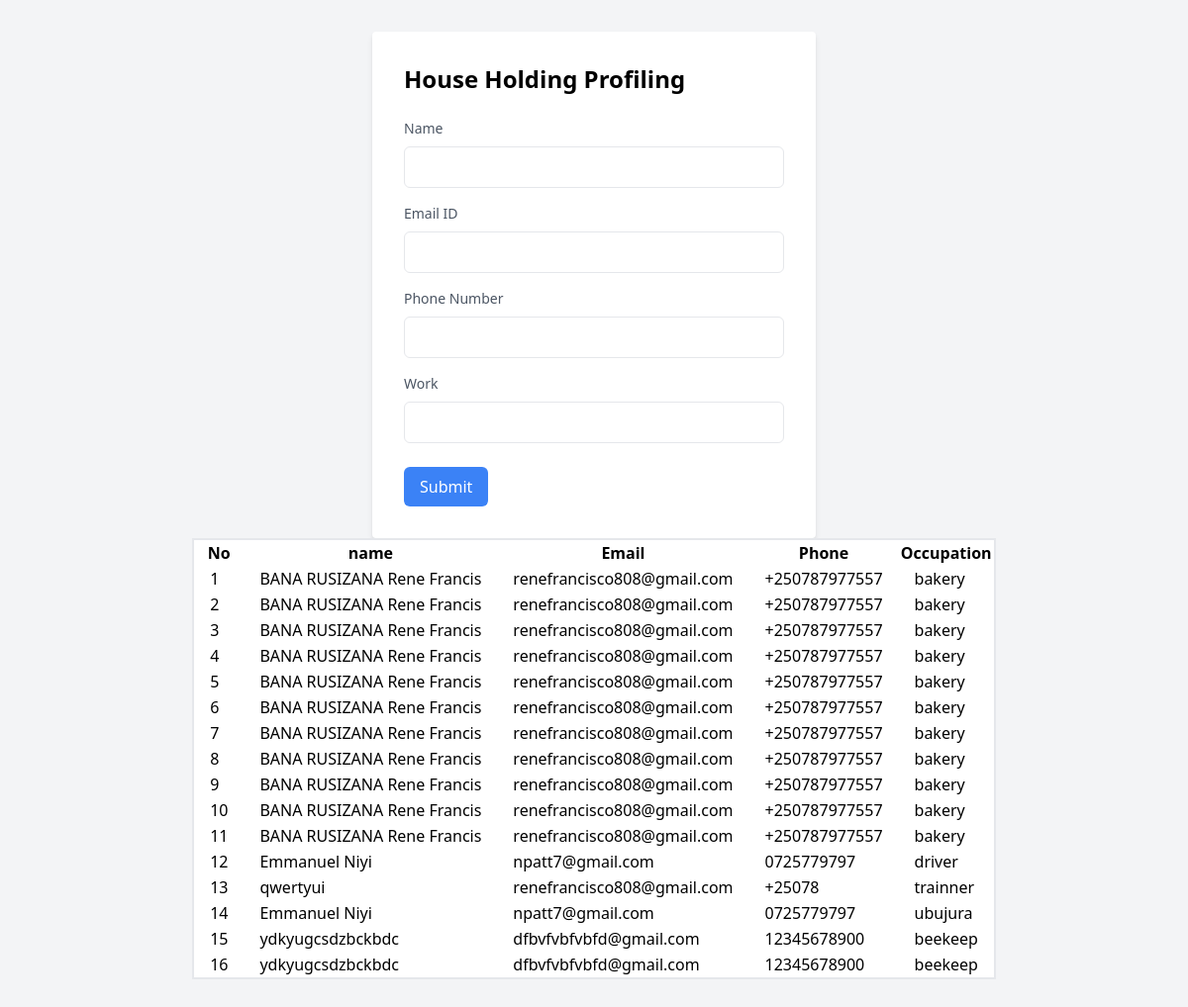
The page / on the database its author committed.
### beast/models.py (models this page shows, shortened)
class Info(models.Model):
    name = models.CharField(max_length=255)
    email = models.EmailField()
    phone = models.CharField(max_length=20)
    work = models.CharField(max_length=255)

### beast/views.py (the view, shortened to what this page needs)
# urls.py: path('', views.index, name='profiling'),
def index(request):
    record =Info.objects.all()
    context = {
        "records": record
    }
    return render(request, "profiling.html", context)

### templates/profiling.html (shortened to what this page needs)
{% load static %}
<!DOCTYPE html>
<html lang="en">
<head>
    <link href="https://cdn.jsdelivr.net/npm/tailwindcss@2.2.19/dist/tailwind.min.css" rel="stylesheet">
</head>
<body class="bg-gray-100 p-8">
    <div class="max-w-md mx-auto bg-white p-8 rounded shadow-md">
        <h2 class="text-2xl font-semibold mb-6"> House Holding Profiling</h2>
        <form action="#" method="post">
            <div class="mb-4">
                <label for="name" class="block text-gray-600 text-sm font-medium mb-2">Name</label>
                <input type="text" id="name" name="name"
                    class="w-full px-4 py-2 border rounded-md focus:outline-none focus:border-blue-500" required>
            </div>
            <div class="mb-4">
                <label for="email" class="block text-gray-600 text-sm font-medium mb-2">Email ID</label>
                <input type="email" id="email" name="email"
                    class="w-full px-4 py-2 border rounded-md focus:outline-none focus:border-blue-500" required>
            </div>
            <div class="mb-4">
                <label for="phone" class="block text-gray-600 text-sm font-medium mb-2">Phone Number</label>
                <input type="tel" id="phone" name="phone"
                    class="w-full px-4 py-2 border rounded-md focus:outline-none focus:border-blue-500" required>
            </div>
            <div class="mb-6">
                <label for="work" class="block text-gray-600 text-sm font-medium mb-2">Work</label>
                <input type="text" id="work" name="work"
                    class="w-full px-4 py-2 border rounded-md focus:outline-none focus:border-blue-500" required>
            </div>
            <div class="flex items-center">
                <button type="submit"
                    class="bg-blue-500 text-white px-4 py-2 rounded-md hover:bg-blue-600 focus:outline-none focus:shadow-outline-blue active:bg-blue-800">Submit</button>
            </div>
        </form>
    </div>
    <div>
        <table class="border-2 border-sky-500 bg-white max-w-l mx-auto">
            <tr>
                <th>No</th>
                <th>name</th>
                <th>Email</th>
                <th>Phone</th>
                <th>Occupation</th>
            </tr>
            {% for x in records %}
            <tr>
                <td class="px-4"> {{x.id}}</td>
                <td class="px-4">{{x.name}}</td>
                <td class="px-4">{{x.email}}</td>
                <td class="px-4">{{x.phone}}</td>
                <td class="px-4">{{x.work}}</td>
            </tr>
            {% endfor %}
        </table>
    </div>
</body>
</html>

### rows shown on the page
Info: id "1", name "BANA RUSIZANA Rene Francis", email "renefrancisco808@gmail.com", phone "+250787977557", work "bakery"
Info: id "2", name "BANA RUSIZANA Rene Francis", email "renefrancisco808@gmail.com", phone "+250787977557", work "bakery"
Info: id "3", name "BANA RUSIZANA Rene Francis", email "renefrancisco808@gmail.com", phone "+250787977557", work "bakery"
Info: id "4", name "BANA RUSIZANA Rene Francis", email "renefrancisco808@gmail.com", phone "+250787977557", work "bakery"
Info: id "5", name "BANA RUSIZANA Rene Francis", email "renefrancisco808@gmail.com", phone "+250787977557", work "bakery"
Info: id "6", name "BANA RUSIZANA Rene Francis", email "renefrancisco808@gmail.com", phone "+250787977557", work "bakery"
Info: id "7", name "BANA RUSIZANA Rene Francis", email "renefrancisco808@gmail.com", phone "+250787977557", work "bakery"
Info: id "8", name "BANA RUSIZANA Rene Francis", email "renefrancisco808@gmail.com", phone "+250787977557", work "bakery"
Info: id "9", name "BANA RUSIZANA Rene Francis", email "renefrancisco808@gmail.com", phone "+250787977557", work "bakery"
Info: id "10", name "BANA RUSIZANA Rene Francis", email "renefrancisco808@gmail.com", phone "+250787977557", work "bakery"
Info: id "11", name "BANA RUSIZANA Rene Francis", email "renefrancisco808@gmail.com", phone "+250787977557", work "bakery"
Info: id "12", name "Emmanuel Niyi", email "npatt7@gmail.com", phone "0725779797", work "driver"
Info: id "13", name "qwertyui", email "renefrancisco808@gmail.com", phone "+25078", work "trainner"
Info: id "14", name "Emmanuel Niyi", email "npatt7@gmail.com", phone "0725779797", work "ubujura"
Info: id "15", name "ydkyugcsdzbckbdc", email "dfbvfvbfvbfd@gmail.com", phone "12345678900", work "beekeep"
Info: id "16", name "ydkyugcsdzbckbdc", email "dfbvfvbfvbfd@gmail.com", phone "12345678900", work "beekeep"
